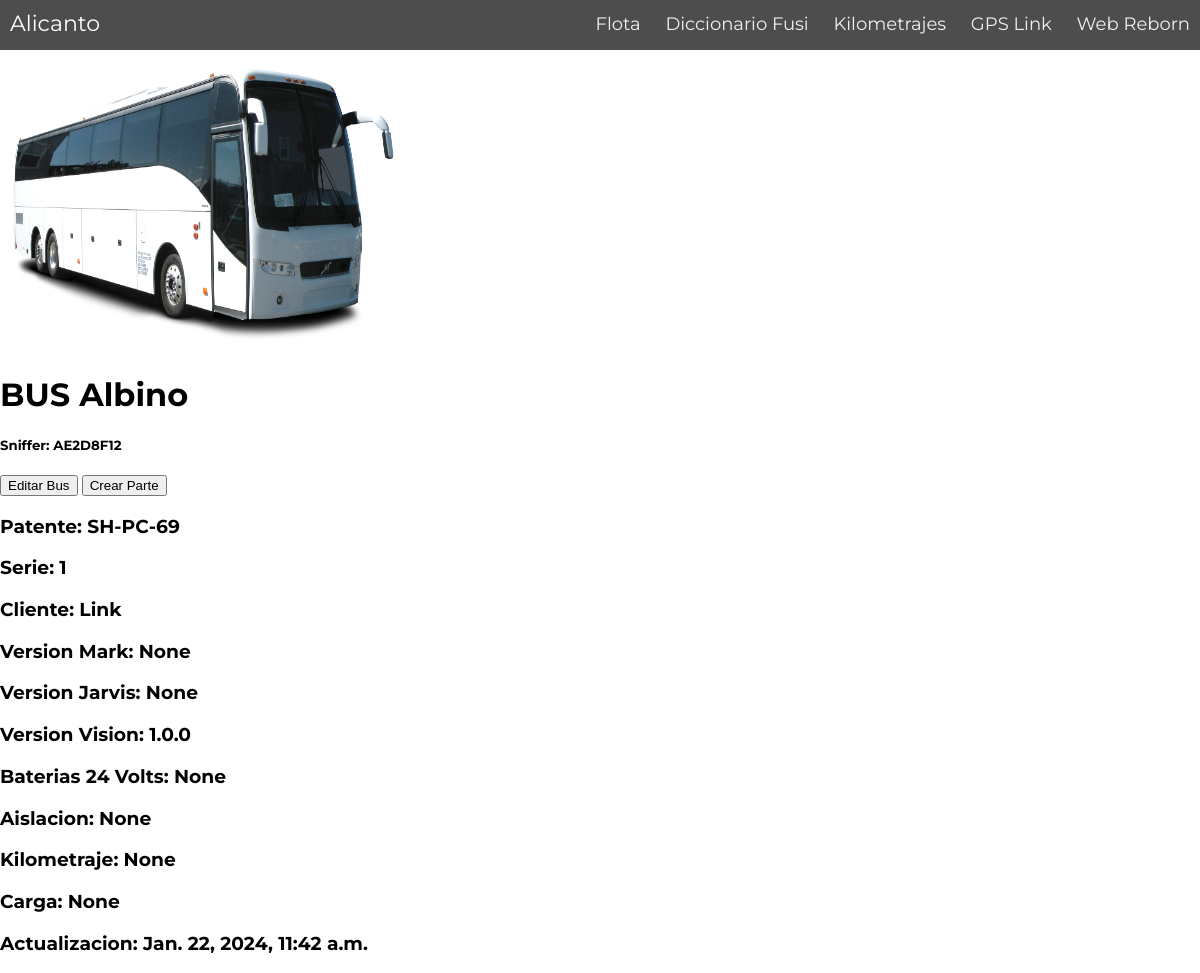
The app's page /bus_detail/d8942bae-93d1-437f-8a3c-c0469f8d5698/, older data.
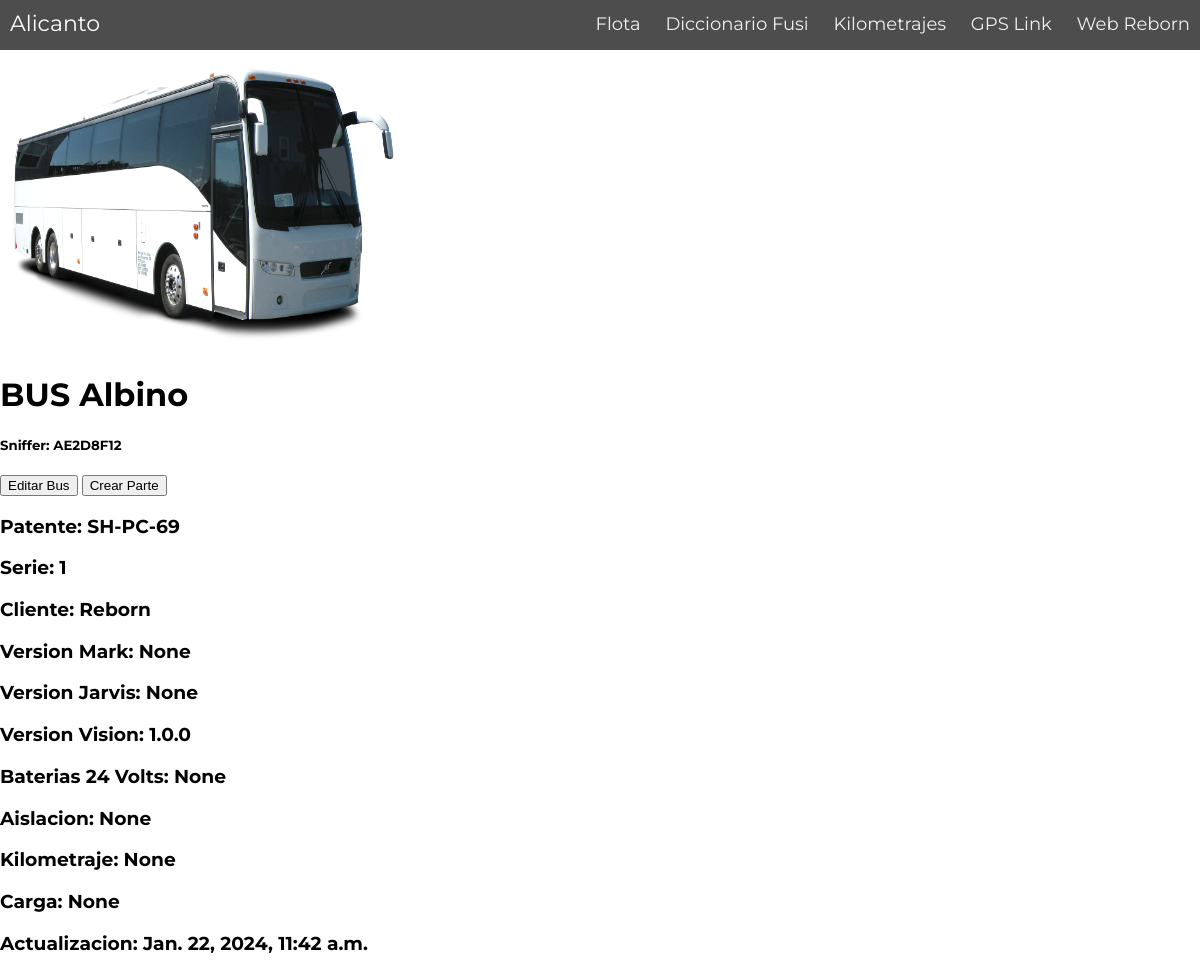
The same page, newer data.
### bus_signals/models.py (models this page shows, shortened)
class Bus(models.Model):
    id = models.UUIDField(primary_key=True, default=uuid.uuid4, editable=False, unique=True)
    bus_name = models.CharField('Name', max_length=10, unique=True, blank=False, null=False)
    sniffer = models.CharField('Sniffer', max_length=10, unique=True, blank=False, null=False)
    plate_number = models.CharField('Plate Number', max_length=10, unique=False, blank=True, null=True)
    bus_series = models.CharField('Serie', max_length=10, choices=series_choices, blank=False, null=False)
    client = models.CharField('Client', max_length=20, blank=False, null=False, default='Link')
    lts_soc = models.FloatField('LTS SOC', default=None, blank=True, null=True)
    lts_odometer = models.FloatField('LTS Odometer', default=0, blank=True, null=True)
    lts_isolation = models.FloatField('LTS Isolation', default=0, blank=True, null=True)
    lts_24_volt = models.FloatField('LTS 24 Volt', default=0, blank=True, null=True)
    lts_fusi = models.FloatField('LTS FUSI', default=0, blank=True, null=True)
    lts_update = models.DateTimeField('LTS Update', auto_now=False, blank=True, null=True)
    mark = models.CharField('Mark', max_length=20, blank=True, null=True, default='1.0.0')
    jarvis = models.CharField('Jarvis', max_length=20, blank=True, null=True, default='1.0.0')
    vision = models.CharField('Vision', max_length=20, blank=True, null=True, default='1.0.0')
    bus_img = models.ImageField(null=True, blank=True, default='bus.png')
    bus = models.Manager()
    class Meta:
        verbose_name = 'Bus'
        verbose_name_plural = 'Buses'
        ordering = ['bus_name']

### bus_signals/views.py (the view)
# urls.py: path("bus_detail/<str:pk>/", views.bus_detail, name="bus_detail"),
def bus_detail(request, pk):
    bus = Bus.bus.get(pk=pk)
    context = {'bus': bus}
    return render(request, 'bus_signals/bus_detail.html', context)

### bus_signals/templates/bus_signals/bus_detail.html
{% extends "main.html" %}
{% load static %}
{% block content %}
<img
    src="{{ bus.bus_img.url }}"
    alt="image"
    style="width: 400px; height: 300px;"
/>
<h1>BUS {{ bus.bus_name}}</h1>
<h5>Sniffer: {{ bus.sniffer}}</h5>
<a href="{% url 'update_bus' bus.id %}"><button>Editar Bus</button></a>
<button>Crear Parte</button>
<h3>Patente: {{ bus.plate_number}}</h3>
<h3>Serie: {{ bus.bus_series }}</h3>
<h3>Cliente: {{ bus.client }}</h3>
<h3>Version Mark: {{ bus.mark }}</h3>
<h3>Version Jarvis: {{ bus.jarvis }}</h3>
<h3>Version Vision: {{ bus.vision }}</h3>
<h3>Baterias 24 Volts: {{ bus.lts_24_volt }}</h3>
<h3>Aislacion: {{ bus.lts_isolation }}</h3>
<h3>Kilometraje: {{ bus.lts_odometer }}</h3>
<h3>Carga: {{ bus.lts_soc }}</h3>
<h3>Actualizacion: {{ bus.lts_update }}</h3>
{% endblock content %}

Row changes from the older to the newer data that the page shows:
changed Bus "Albino": client "Link" → "Reborn"
